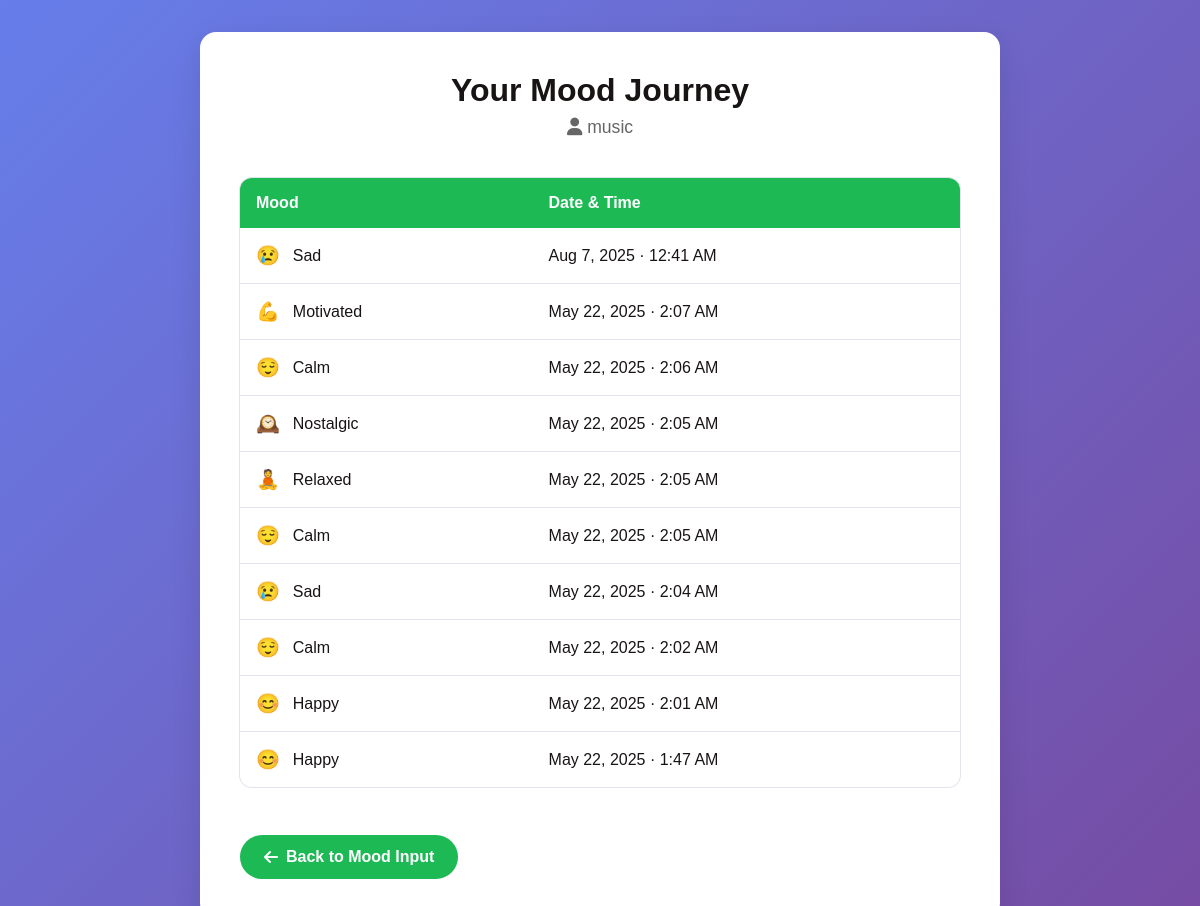
Page /history/ (signed in) on the committed database.
### playlist/models.py (models this page shows, shortened)
class MoodEntry(models.Model):
    user = models.ForeignKey(User, on_delete=models.CASCADE)
    mood = models.CharField(max_length=100)
    timestamp = models.DateTimeField(auto_now_add=True)

### playlist/views.py (the view)
# urls.py: path('history/', views.mood_history, name='mood_history'),
@login_required
def mood_history(request):
    entries = MoodEntry.objects.filter(user=request.user).order_by('-timestamp')
    return render(request, 'playlist/mood_history.html', {'entries': entries})

### template/playlist/mood_history.html (shortened to what this page needs)
<!DOCTYPE html>
<html lang="en">
<head>
    <link rel="stylesheet" href="https://cdnjs.cloudflare.com/ajax/libs/font-awesome/6.4.0/css/all.min.css">
</head>
<body>
    <div class="container">
        <div class="header">
            <h1>Your Mood Journey</h1>
            <div class="user-info">
                <i class="fas fa-user"></i> {{ request.user.username }}
            </div>
        </div>
        {% if entries %}
        <table class="history-table">
            <thead>
                <tr>
                    <th>Mood</th>
                    <th>Date & Time</th>
                </tr>
            </thead>
            <tbody>
                {% for record in entries %}
                <tr>
                    <td>
                        <div class="mood-cell">
                            <span class="mood-emoji">
                                {% if record.mood == "happy" %}😊
                                {% elif record.mood == "sad" %}😢
                                {% elif record.mood == "calm" %}😌
                                {% elif record.mood == "angry" %}😠
                                {% elif record.mood == "excited" %}🤩
                                {% elif record.mood == "relaxed" %}🧘
                                {% elif record.mood == "anxious" %}😰
                                {% elif record.mood == "motivated" %}💪
                                {% elif record.mood == "bored" %}😑
                                {% elif record.mood == "nostalgic" %}🕰️
                                {% endif %}
                            </span>
                            <span>{{ record.mood|title }}</span>
                        </div>
                    </td>
                    <td>{{ record.timestamp|date:"M j, Y · g:i A" }}</td>
                </tr>
                {% endfor %}
            </tbody>
        </table>
        {% else %}
        <div class="empty-state">
            <i class="fas fa-clock"></i>
            <h3>No Mood History Yet</h3>
            <p>Your mood tracking journey begins here!</p>
        </div>
        {% endif %}
        <a href="{% url 'mood_input' %}" class="nav-btn">
            <i class="fas fa-arrow-left"></i> Back to Mood Input
        </a>
    </div>
</body>
</html>

### template/playlist/mood_history.html (style rules this page uses)
:root { --primary: #1DB954; --primary-dark: #14833b; --dark: #191414; --light: #ffffff; --gray: #f8f9fa; --border: #e1e5eb; --text-light: #666; }
* { margin: 0; padding: 0; box-sizing: border-box; font-family: 'Arial', sans-serif; }
body { background: linear-gradient(135deg, #667eea 0%, #764ba2 100%); min-height: 100vh; color: var(--dark); padding: 2rem 1rem; }
.container { max-width: 800px; margin: 0 auto; background: var(--light); border-radius: 16px; box-shadow: 0 10px 30px rgba(0, 0, 0, 0.1); padding: 2.5rem; animation: fadeIn 0.5s ease-out; }
.header { text-align: center; margin-bottom: 2.5rem; }
h1 { color: var(--dark); font-size: 2rem; margin-bottom: 0.5rem; }
.user-info { color: var(--text-light); margin-bottom: 1.5rem; font-size: 1.1rem; }
.history-table { width: 100%; border-collapse: collapse; margin: 2rem 0; border-radius: 12px; overflow: hidden; box-shadow: 0 0 0 1px var(--border); }
.history-table th { background-color: var(--primary); color: white; padding: 1rem; text-align: left; font-weight: 600; }
.history-table td { padding: 1rem; border-bottom: 1px solid var(--border); vertical-align: middle; }
.history-table tr:last-child td { border-bottom: none; }
.mood-cell { display: flex; align-items: center; gap: 0.8rem; font-weight: 500; }
.mood-emoji { font-size: 1.2rem; width: 1.5rem; text-align: center; }
.nav-btn { display: inline-flex; align-items: center; padding: 0.8rem 1.5rem; background-color: var(--primary); color: white; border: none; border-radius: 50px; font-weight: 600; text-decoration: none; transition: all 0.3s; margin-top: 1rem; }
.nav-btn i { margin-right: 0.5rem; }

### rows in the picture
MoodEntry: mood "Sad", timestamp "Aug 7, 2025 · 12:41 AM"
MoodEntry: mood "Motivated", timestamp "May 22, 2025 · 2:07 AM"
MoodEntry: mood "Calm", timestamp "May 22, 2025 · 2:06 AM"
MoodEntry: mood "Nostalgic", timestamp "May 22, 2025 · 2:05 AM"
MoodEntry: mood "Relaxed", timestamp "May 22, 2025 · 2:05 AM"
MoodEntry: mood "Calm", timestamp "May 22, 2025 · 2:05 AM"
MoodEntry: mood "Sad", timestamp "May 22, 2025 · 2:04 AM"
MoodEntry: mood "Calm", timestamp "May 22, 2025 · 2:02 AM"
MoodEntry: mood "Happy", timestamp "May 22, 2025 · 2:01 AM"
MoodEntry: mood "Happy", timestamp "May 22, 2025 · 1:47 AM"

### other values in the picture
{{ request.user.username }} "music"
